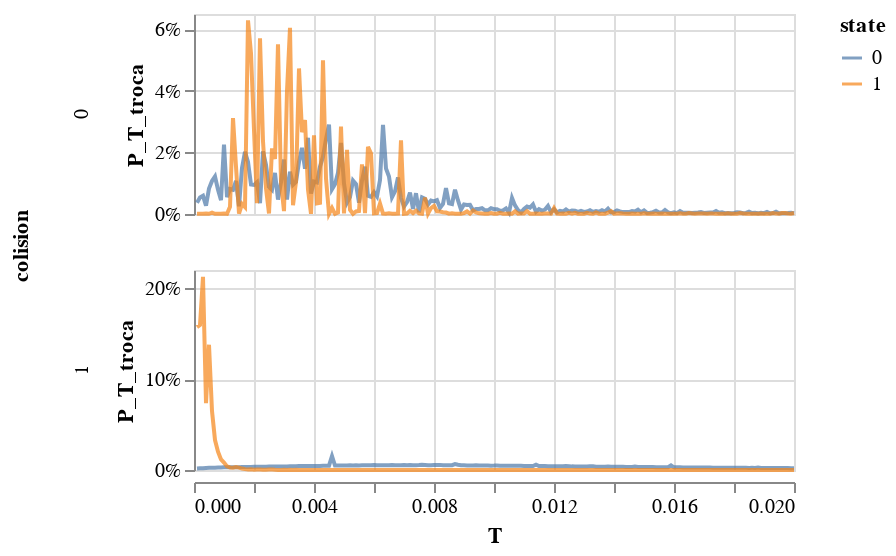

Here is the notebook cell this chart was saved with:
### Code cell
alt.Chart(db_mean).mark_line(opacity = 0.7).encode(
    x = 'T',
    y = alt.Y('P_T_troca').axis(format = '%'),
    row = 'colision:N',
    color = 'state:N'
).properties(height = 100).resolve_scale(y = 'independent')

### Figure 1 — Vega-Lite specification as saved in the notebook (floating-point values rounded to 4 significant figures; data arrays with more than 128 entries replaced by an {"elided": "..."} marker saying what was removed)
{"config": {"view": {"continuousWidth": 300, "continuousHeight": 300}}, "data": {"name": "data-acbf3ff52ca779af7114554d7140a0b2"}, "mark": {"type": "line", "opacity": 0.7}, "encoding": {"color": {"field": "state", "type": "nominal"}, "row": {"field": "colision", "type": "nominal"}, "x": {"field": "T", "type": "quantitative"}, "y": {"axis": {"format": "%"}, "field": "P_T_troca", "type": "quantitative"}}, "height": 100, "resolve": {"scale": {"y": "independent"}}, "$schema": "https://vega.github.io/schema/vega-lite/v5.17.0.json", "datasets": {"data-acbf3ff52ca779af7114554d7140a0b2": {"elided": "800 records"}}}
